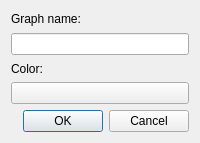
<?xml version="1.0" encoding="UTF-8"?>
<ui version="4.0">
 <class>LegendItemDialog</class>
 <widget class="QDialog" name="LegendItemDialog">
  <property name="geometry">
   <rect>
    <x>0</x>
    <y>0</y>
    <width>200</width>
    <height>143</height>
   </rect>
  </property>
  <layout class="QVBoxLayout" name="verticalLayout">
   <item>
    <widget class="QLabel" name="label">
     <property name="text">
      <string>Graph name:</string>
     </property>
    </widget>
   </item>
   <item>
    <widget class="QLineEdit" name="nameEdit"/>
   </item>
   <item>
    <widget class="QLabel" name="label_2">
     <property name="text">
      <string>Color:</string>
     </property>
    </widget>
   </item>
   <item>
    <widget class="QPushButton" name="colorButton"/>
   </item>
   <item>
    <widget class="QDialogButtonBox" name="buttonBox">
     <property name="orientation">
      <enum>Qt::Horizontal</enum>
     </property>
     <property name="standardButtons">
      <set>QDialogButtonBox::Cancel|QDialogButtonBox::Ok</set>
     </property>
    </widget>
   </item>
  </layout>
 </widget>
 <resources/>
 <connections>
  <connection>
   <sender>buttonBox</sender>
   <signal>accepted()</signal>
   <receiver>LegendItemDialog</receiver>
   <slot>accept()</slot>
   <hints>
    <hint type="sourcelabel">
     <x>248</x>
     <y>254</y>
    </hint>
    <hint type="destinationlabel">
     <x>157</x>
     <y>274</y>
    </hint>
   </hints>
  </connection>
  <connection>
   <sender>buttonBox</sender>
   <signal>rejected()</signal>
   <receiver>LegendItemDialog</receiver>
   <slot>reject()</slot>
   <hints>
    <hint type="sourcelabel">
     <x>316</x>
     <y>260</y>
    </hint>
    <hint type="destinationlabel">
     <x>286</x>
     <y>274</y>
    </hint>
   </hints>
  </connection>
 </connections>
</ui>
